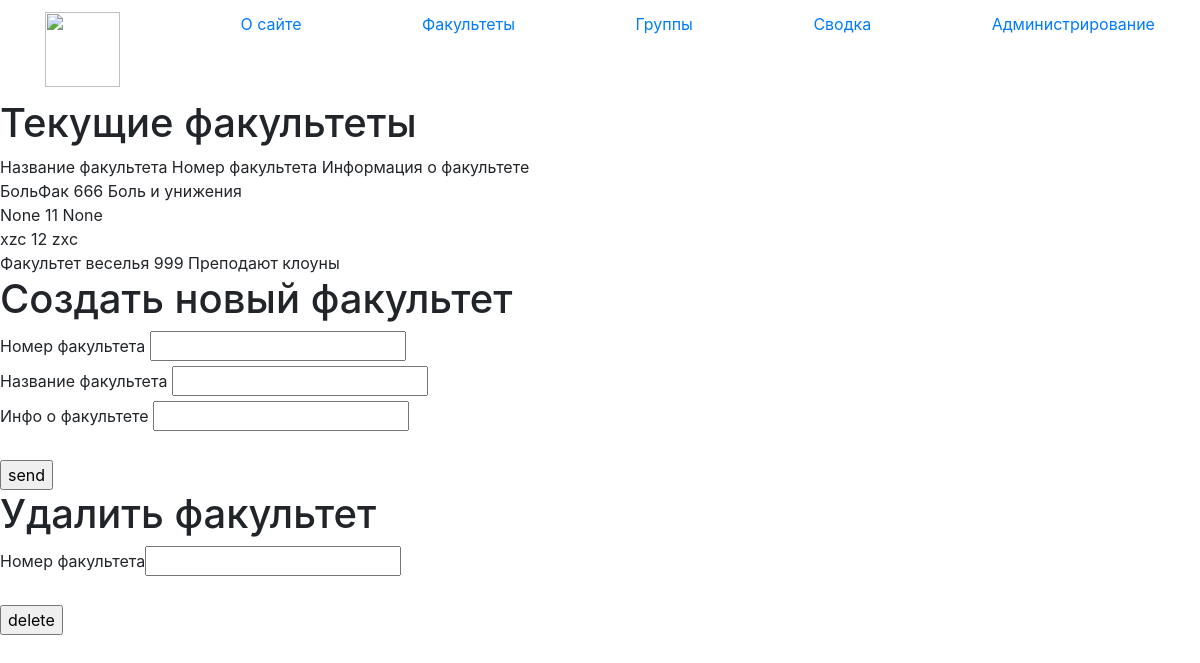
/Faculty/, run on the app's committed database.
### course_work/mainpage/models.py (models this page shows, shortened)
class Faculty(models.Model):
    faculty_name = models.CharField("Название факультета", max_length=10, null=True)
    faculty_number = models.IntegerField("Номер факультета", default=0)
    faculty_info = models.CharField("Информация о факультете", max_length=200, null=True)

### course_work/mainpage/views.py (the view, shortened to what this page needs)
# urls.py: path('Faculty/', views.FacultyView.as_view()),
class FacultyView(APIView):
    def get(self, request):
        faculty = Faculty.objects.all()
        context = {"faculty": faculty}
        return render(request, 'createFaculty.html', context)

### course_work/templates/createFaculty.html (shortened to what this page needs)
{% extends 'header.html' %}
{% block description %}
    <div>
    <h1>Текущие факультеты</h1>
    <td>Название факультета</td>
    <td>Номер факультета</td>
    <td>Информация о факультете</td>
    <br>
    {% for i in faculty %}
        <tr>
        <td>{{ i.faculty_name }}</td>
        <td>{{ i.faculty_number }}</td>
        <td>{{ i.faculty_info }}</td>
        <br>
        </tr>
    {% endfor %}
    </div>
    <div>
    <h1>Создать новый факультет</h1>
    <form method="POST" action="">
        <div>
            <label>Номер факультета</label> <input type="number" name="faculty_number" required><br>
            <label>Название факультета</label> <input type="text" name="faculty_name" required><br>
            <label>Инфо о факультете</label> <input type="text" name="faculty_info" required><br>
            <br>
            <input type="submit" value="send">
        </div>
    </form>
    </div>
    <div>
    <h1>Удалить факультет</h1>
    <form method="POST" action="http://127.0.0.1:8000/deleteFaculty/">
        <label>Номер факультета</label><input type="text" name="delete_faculty_by_number" required><br>
        <br>
        <input type="submit" value="delete">
    </form>
    </div>
{% endblock %}

### course_work/templates/header.html (shortened to what this page needs)
<!DOCTYPE html>
<html lang="ru">
<head>
    <link rel="stylesheet" href="https://stackpath.bootstrapcdn.com/bootstrap/4.5.2/css/bootstrap.min.css">
</head>
<body>
    <nav class="site-header sticky-top py-1">
  <div class="container d-flex flex-column flex-md-row justify-content-between">
    <a class="py-2" href="http://127.0.0.1:8000/" aria-label="Product">
        <img src="https://cs8.pikabu.ru/images/big_size_comm/2016-03_5/1458912097163946994.jpg" width="75" height="75" align="Product" >
    </a>
       <a class="py-2 d-none d-md-inline-block" href="http://127.0.0.1:8000/">О сайте</a>
      <a class="py-2 d-none d-md-inline-block" href=http://127.0.0.1:8000/Faculty/>Факультеты</a>
      <a class="py-2 d-none d-md-inline-block" href="https://trsis-labs.azurewebsites.net/jspage/">Группы</a>
      <a class="py-2 d-none d-md-inline-block" href="https://trsis-labs.azurewebsites.net/contacts/">Сводка</a>
      <a class="py-2 d-none d-md-inline-block" href=http://127.0.0.1:8000/admin/>Администрирование</a>
  </div>
</nav>
{% block description %} {% endblock %}
</body>
</html>

### data on the page
Faculty: faculty_name "БольФак", faculty_number "666", faculty_info "Боль и унижения"
Faculty: faculty_name "None", faculty_number "11", faculty_info "None"
Faculty: faculty_name "xzc", faculty_number "12", faculty_info "zxc"
Faculty: faculty_name "Факультет веселья", faculty_number "999", faculty_info "Преподают клоуны"
